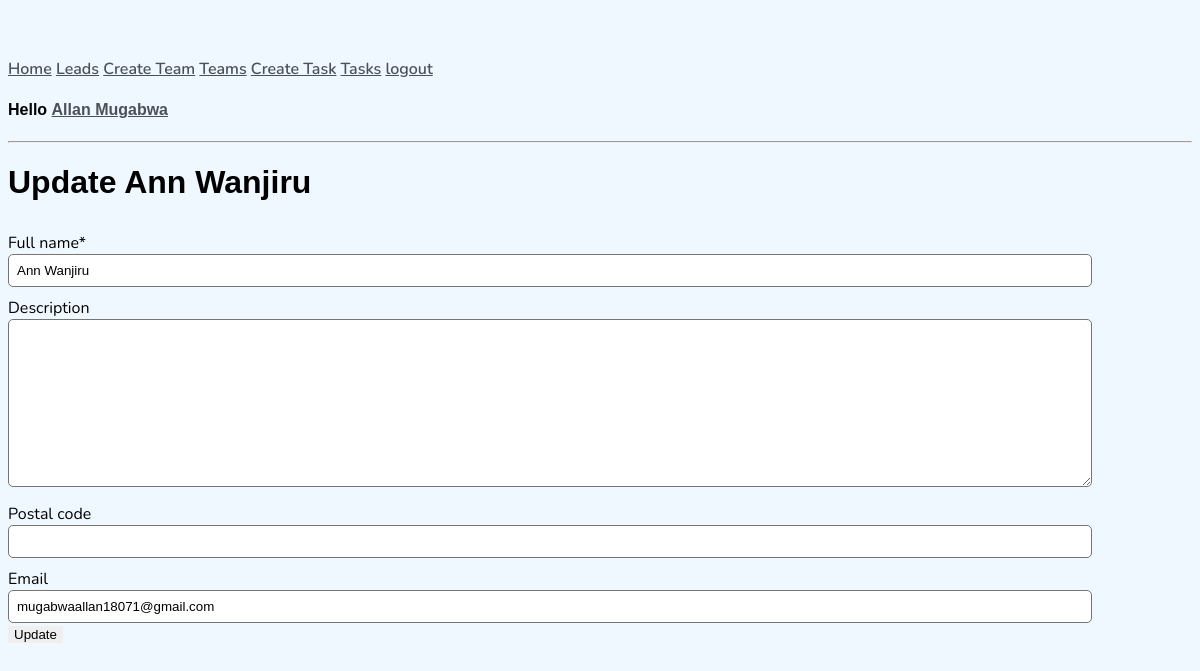
Page /update-user/3 (signed in) on the committed database.
### users/models.py (models this page shows, shortened)
class NewUser(AbstractBaseUser, PermissionsMixin):
    full_name = models.CharField(max_length=150)
    email = models.EmailField(blank=True)
    username = models.CharField(max_length=150,unique=True)
    password = models.CharField(max_length=250)
    postal_code = models.CharField(max_length=50, blank=True)
    description = models.TextField(blank=True)
    start_date = models.DateTimeField(default=timezone.now)
    is_staff = models.BooleanField(default=False)
    is_active = models.BooleanField(default=True)
    is_lead = models.BooleanField(default=False)
    team = models.ForeignKey(Team, on_delete=models.CASCADE, null=True,blank=True)
    objects = CustomAccountManager()
    USERNAME_FIELD = 'username'
    REQUIRED_FIELDS = ['full_name','email']

### users/views.py (the view)
# urls.py: path('update-user/<int:pk>',UpdateUser.as_view(),name='update-user'),
class UpdateUser(LoginRequiredMixin, UserPassesTestMixin, UpdateView):
    model = NewUser
    context_object_name = 'user'
    template_name = 'users/user_form.html'
    fields = ['full_name','description','postal_code','email']
    success_url = reverse_lazy('all-users')
    def test_func(self):
        return self.request.user.is_authenticated and self.request.user.is_staff

### users/templates/users/user_form.html (shortened to what this page needs)
{% extends 'users/base.html' %}
{% block content %}
{% load crispy_forms_tags %}
<h1>Update {{user.full_name}}</h1>
<form method="POST">
    {{form|crispy}}
    <input type="submit" value="Update">
</form>
{% endblock content %}

### users/templates/users/base.html (shortened to what this page needs)
{% load static %}
<!DOCTYPE html>
<html lang="en">
    <head>
        <link rel="stylesheet" type="text/css" href="{% static 'users/main.css' %}">
    </head>
    <body>
        <div class="container">
            {% if request.user.is_authenticated %}
                <a href="{% url 'all-users'%}">Home</a>
                {% if request.user.is_staff %}
                <a href="{% url 'leads' %}">Leads</a>
                {% endif %}
                {% if request.user.is_staff %}
                <a href="{% url 'create-team' %}">Create Team</a>
                {% endif %}
                <a href="{% url 'list-teams' %}">Teams</a>
                {% if request.user.is_staff or request.user.is_lead%}
                <a href="{% url 'task-create' %}">Create Task</a>
                {% endif %}
                <a href="{% url 'task-list' %}">Tasks</a>
                <a href="{% url 'logout' %}">logout</a>
                <h4>Hello <a href="{% url 'user-detail' request.user.id %}">{{request.user.full_name}}</a></h4>
                <hr>
            {% endif %}
            {% block content %}
            {% endblock content %}
        </div>
    </body>
</html>

### users/static/users/main.css (style rules this page uses)
body { background-color: aliceblue; padding-top: 50px; font-family: 'Nunito', sans-serif; }
h1, h2, h3, h4, h5, h6 { font-family: 'Raleway', sans-serif; }
a, p { color: #4b5156; }
a { font-weight: 600; }
input { outline: none; border: none; }
input[type=text],input[type=password], input[type=email], textarea { border: 1px solid #757575; border-radius: 5px; padding: 8px; width: 90%; }
label { padding-top: 10px !important; display: block; }

### rows in the picture
NewUser: user.full_name "Allan Mugabwa"
NewUser: full_name "Ann Wanjiru", email "mugabwaallan18071@gmail.com"
